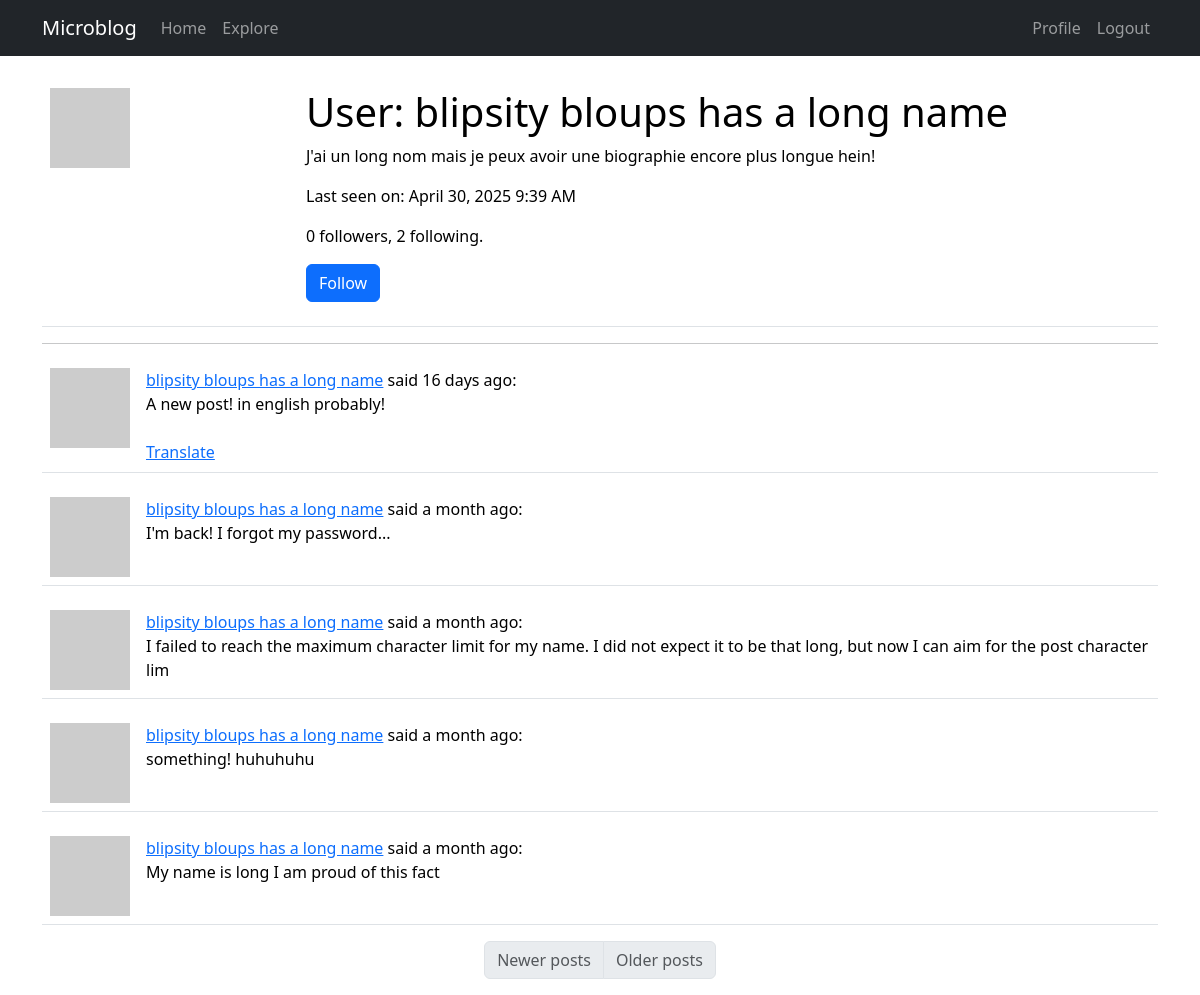
/user/blipsity bloups has a long name (signed in), run on the app's committed database.
### app/models.py (models this page shows, shortened)
class User(UserMixin, db.Model):
    id: so.Mapped[int] = so.mapped_column(primary_key=True)
    username: so.Mapped[str] = so.mapped_column(sa.String(64), index=True, unique=True)
    email: so.Mapped[str] = so.mapped_column(sa.String(120), index=True, unique=True)
    password_hash: so.Mapped[Optional[str]] = so.mapped_column(sa.String(256))
    posts: so.WriteOnlyMapped["Post"] = so.relationship(back_populates="author")
    about_me: so.Mapped[Optional[str]] = so.mapped_column(sa.String(140))
    last_seen: so.Mapped[Optional[datetime]] = so.mapped_column(
        default=lambda: datetime.now(timezone.utc)
    )
    following: so.WriteOnlyMapped["User"] = so.relationship(
        secondary=followers,
        primaryjoin=(followers.c.follower_id == id),
        secondaryjoin=(followers.c.followed_id == id),
        back_populates="followers",
    )
    followers: so.WriteOnlyMapped["User"] = so.relationship(
        secondary=followers,
        primaryjoin=(followers.c.followed_id == id),
        secondaryjoin=(followers.c.follower_id == id),
        back_populates="following",
    )
    def avatar(self, size):
        digest = md5(self.email.lower().encode("utf-8")).hexdigest()
        return f"https://www.gravatar.com/avatar/{digest}?d=identicon&s={size}"
    def is_following(self, user):
        query = self.following.select().where(
            User.id == user.id
        )  # ? works with self.id ?
        return db.session.scalar(query) is not None
    def followers_count(self):
        query = sa.select(sa.func.count()).select_from(
            self.followers.select().subquery()
        )
        return db.session.scalar(query)
    def following_count(self):
        query = sa.select(sa.func.count()).select_from(
            self.following.select().subquery()
        )
        return db.session.scalar(query)

class Post(db.Model):
    id: so.Mapped[int] = so.mapped_column(primary_key=True)
    body: so.Mapped[str] = so.mapped_column(sa.String(140))
    timestamp: so.Mapped[datetime] = so.mapped_column(
        index=True, default=lambda: datetime.now(timezone.utc)
    )
    user_id: so.Mapped[int] = so.mapped_column(sa.ForeignKey(User.id), index=True)
    author: so.Mapped[User] = so.relationship(back_populates="posts")
    language: so.Mapped[Optional[str]] = so.mapped_column(sa.String(5))

### app/main/routes.py (the view)
@bp.route("/user/<username>")
@login_required
def user(username):
    user = db.first_or_404(sa.select(User).where(User.username == username))
    page = request.args.get(key="page", default=1, type=int)
    query = user.posts.select().order_by(Post.timestamp.desc())
    posts = db.paginate(
        query, page=page, per_page=current_app.config["POSTS_PER_PAGE"], error_out=False
    )
    prev_url = (
        url_for("main.user", username=username, page=posts.prev_num)
        if posts.has_prev
        else None
    )
    next_url = (
        url_for("main.user", username=username, page=posts.next_num)
        if posts.has_next
        else None
    )
    form = EmptyForm()
    return render_template(
        "user.html",
        title=_("Profile"),
        user=user,
        posts=posts,
        form=form,
        prev_url=prev_url,
        next_url=next_url,
    )

### app/main/forms.py
class EmptyForm(FlaskForm):
    submit = SubmitField(_l("Submit"))

### app/__init__.py (called while the page is built)
def get_locale():
    return request.accept_languages.best_match(current_app.config["LANGUAGES"])

### app/main/routes.py (called while the page is built)
@bp.before_app_request
def before_request():
    if current_user.is_authenticated:
        current_user.last_seen = datetime.now(timezone.utc)
        db.session.commit()
    g.locale = get_locale()

### app/models.py (called while the page is built)
@login.user_loader
def load_user(id):
    return db.session.get(User, int(id))

### app/templates/user.html (shortened to what this page needs)
{% extends 'base.html' %}
{% import "bootstrap_wtf.html" as wtf %}
{% block content %}
<table class="table table-hover">
  <tr valign="top">
    <td width="256px"><img src="{{ user.avatar(256) }}"></td>
    <td>
      <h1>{{_("User")}}: {{ user.username }}</h1>
      {% if user.about_me %}
      <p>{{ user.about_me }}</p>
      {% endif %}
      {% if user.last_seen %}
      <p>{{_("Last seen on")}}: {{ moment(user.last_seen).format("LLL") }}</p>
      {% endif %}
      <p>{{ user.followers_count() }} {{_("followers")}}, {{ user.following_count() }} {{_("following")}}.</p>
      {% if user==current_user %}
      <p><a href="{{ url_for('main.edit_profile') }}">{{_("Edit your profile")}}</a></p>
      {% elif not current_user.is_following(user) %}
      <p>
      <form action="{{ url_for('main.follow', username=user.username) }}" method="post">
        {{ form.submit(value=_("Follow"), class="btn btn-primary") }}
      </form>
      </p>
      {% endif %}
    </td>
  </tr>
</table>
<hr>
{% for post in posts %}
{% include '_post.html' %}
{% endfor %}
<nav aria-label="Post navigation">
  <ul class="pagination justify-content-center">
    <li class="page-item {% if not prev_url %} disabled{% endif %}">
      <a class="page-link" href="{{ prev_url }}">{{_("Newer posts")}}</a>
    </li>
    <li class=" page-item {% if not next_url %} disabled{% endif %}">
        <a class="page-link" href="{{ next_url }}">{{_("Older posts")}}</a>
    </li>
  </ul>
</nav>
{% endblock %}

### app/templates/_post.html
<table class="table table-hover">
    <tr valign="top">
        <td width="70px">
            <a href="{{ url_for('main.user', username=post.author.username) }}">
                <img src="{{ post.author.avatar(36) }}"></a>
        </td>
        <td>
            <a href="{{ url_for('main.user', username=post.author.username) }}">
                {{ post.author.username }}</a>
            {{_("said")}} {{ moment(post.timestamp).fromNow() }}:
            <br>
            <span id="post{{ post.id }}">{{ post.body }}</span>
            {% if post.language and post.language != g.locale %}
            <br><br>
            <span id="translation{{ post.id }}"> <a href="javascript:translate('post{{post.id}}',
                    'translation{{post.id}}',
                    '{{post.language}}',
                    '{{g.locale}}')">{{_("Translate")}}</a>
            </span>
            {% endif %}
        </td>
    </tr>
</table>

### data on the page
User: username "blipsity bloups has a long name", about_me "J'ai un long nom mais je peux avoir une biographie encore plus longue hein!", last_seen "April 30, 2025 9:39 AM"
Post: author.username "blipsity bloups has a long name", timestamp "16 days ago", body "A new post! in english probably!"
Post: author.username "blipsity bloups has a long name", timestamp "a month ago", body "I'm back! I forgot my password..."
Post: author.username "blipsity bloups has a long name", timestamp "a month ago", body "I failed to reach the maximum character limit for my name. I did not expect it to be that long, but now I can aim for the post character lim"
Post: author.username "blipsity bloups has a long name", timestamp "a month ago", body "something! huhuhuhu"
Post: author.username "blipsity bloups has a long name", timestamp "a month ago", body "My name is long I am proud of this fact"

### other printed values
{{ user.followers_count() }} "0"
{{ user.following_count() }} "2"
